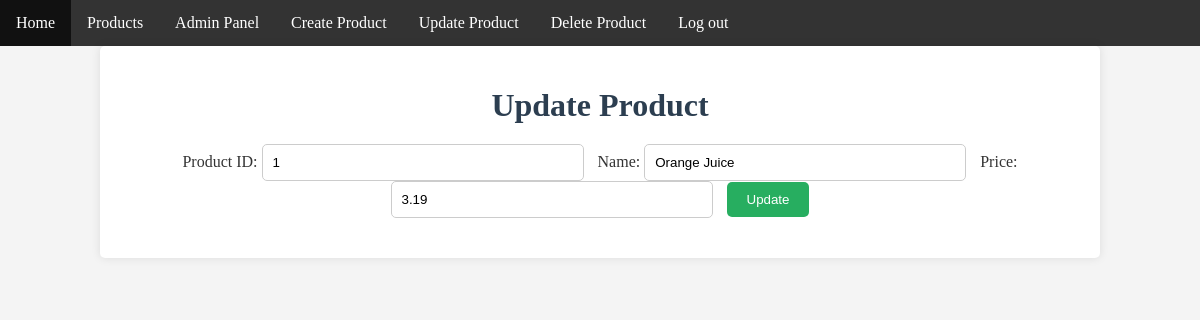
/admin-dir/update.php?id=1 (signed in), run on the app's committed database.
### tables this page shows
CREATE TABLE `products` (
  `id` int NOT NULL AUTO_INCREMENT,
  `name` varchar(64) NOT NULL,
  `price` decimal(5,2) NOT NULL,
  PRIMARY KEY (`id`)
);

### admin-dir/update.php (the view, shortened to what this page needs)
<?php
require_once "/var/www/html/Discount-Juice-Shop/Connections/db.inc.php";
?>
<!DOCTYPE html>
<html lang="en">
<head>
    <link rel="stylesheet" href="../default.css">
</head>
<body>
<?php include("adminheader.inc.php"); ?>
<div class="container">
    <h1>Update Product</h1>
    <?php
    if (isset($_GET['id'])) {
        $myid = $mysqli->real_escape_string($_GET['id']);
        if (is_numeric($myid)) {
            $stmt = $mysqli->prepare("SELECT * FROM products WHERE id=?");
            $stmt->bind_param("i", $myid);
            $stmt->execute();
            $result = $stmt->get_result();
            $row = $result->fetch_assoc();
        } else {
            echo "<p class='error'>Invalid product ID.</p>";
        }
    }
    ?>
    <form method="POST" action="update.php">
        <label for="id">Product ID:</label>
        <input type="text" id="id" name="id" value="<?= htmlspecialchars($row['id']) ?>" required />
        <label for="name">Name:</label>
        <input type="text" id="name" name="name" value="<?= htmlspecialchars($row['name']) ?>" required />
        <label for="price">Price:</label>
        <input type="number" step="0.01" id="price" name="price" value="<?= htmlspecialchars($row['price']) ?>" required />
        <input type="submit" value="Update" />
    </form>
</div>
</body>
</html>

### default.css (style rules this page uses)
body { font-family: 'Times New Roman', Times, serif; margin: 0; padding: 0; background-color: #f4f4f4; color: #333; }
.container { width: 80%; margin: auto; overflow: hidden; padding: 20px; background-color: #fff; box-shadow: 0 0 10px rgba(0, 0, 0, 0.1); border-radius: 5px; }
h1, h2 { color: #2c3e50; text-align: center; margin-bottom: 20px; }
form { margin: 20px 0; text-align: center; }
form input[type="text"], form input[type="number"] { padding: 10px; width: 300px; margin-right: 10px; border: 1px solid #ccc; border-radius: 5px; }
form input[type="submit"] { padding: 10px 20px; background-color: #27ae60; color: white; border: none; border-radius: 5px; cursor: pointer; }

### data on the page
products: id "1", name "Orange Juice", price "3.19"

### other printed values
$item['label'] "Home"
$item['label'] "Products"
$item['label'] "Admin Panel"
$item['label'] "Create Product"
$item['label'] "Update Product"
$item['label'] "Delete Product"
$item['label'] "Log out"
